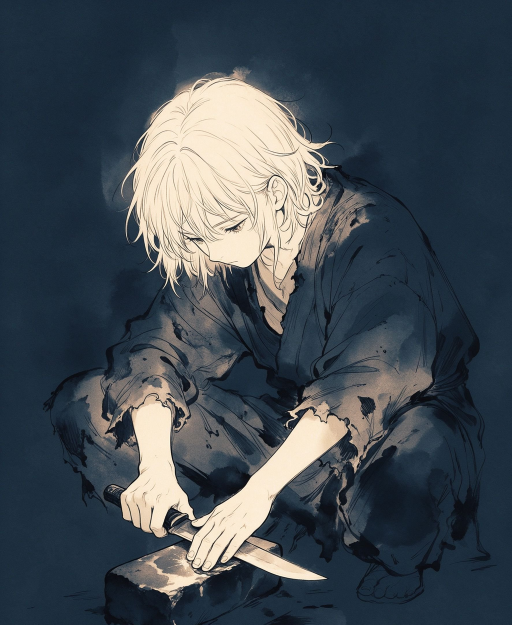
#> input picture tools/ref/v8_style_ref.png, 1024 x 1249 px (shown at 1/2 size)
$ python sketch_ribbon.py ref/v8_style_ref.png out.png
#> lines starting #> are read from the running program, lines starting #| are printed output that depends on the picture
# -*- coding: utf-8 -*-
"""在底图上画一条飘带轮廓，给 img2img 当草图

用法：
  python tools/sketch_ribbon.py <底图> <输出> [起点x,y 控制1x,y 控制2x,y 终点x,y] [--width 40]
坐标用 0-1 的相对值。
"""
import argparse
import math
import os

from PIL import Image, ImageDraw, ImageFilter

RIBBON = (242, 226, 202, 235)


def bezier(p0, p1, p2, p3, t):
    mt = 1 - t
    x = mt**3 * p0[0] + 3 * mt**2 * t * p1[0] + 3 * mt * t**2 * p2[0] + t**3 * p3[0]
    y = mt**3 * p0[1] + 3 * mt**2 * t * p1[1] + 3 * mt * t**2 * p2[1] + t**3 * p3[1]
    return x, y


def main():
    ap = argparse.ArgumentParser()
    ap.add_argument("src")
    ap.add_argument("dst")
    ap.add_argument("pts", nargs="*", type=float, default=[])
    ap.add_argument("--width", type=float, default=46)
    ap.add_argument("--attached", action="store_true",
                    help="飘带从身上长出来：起点细、中段宽、末端收尖")
    args = ap.parse_args()

    im = Image.open(args.src).convert("RGB")
#> im is the input picture: PIL image 1024x1249 RGB; mean R, G, B 66.5, 75.2, 82.7
    W, H = im.size
#> W = 1024; H = 1249
    if len(args.pts) != 8:
        pts = [(0.24, 0.52), (0.42, 0.78), (0.72, 0.10), (0.99, 0.30)]
    else:
        v = args.pts
        pts = [(v[0], v[1]), (v[2], v[3]), (v[4], v[5]), (v[6], v[7])]
    pts = [(x * W, y * H) for x, y in pts]

    layer = Image.new("RGBA", (W, H), (0, 0, 0, 0))
#> layer: PIL image 1024x1249 RGBA; every value is 0
    dr = ImageDraw.Draw(layer)
    n = 220
    prev = None
    for i in range(n + 1):
        t = i / n
        p = bezier(pts[0], pts[1], pts[2], pts[3], t)
        if args.attached:
            w = args.width * (0.22 + 0.78 * math.sin(math.pi * t)) * (1.0 - 0.45 * t)
        else:
            # 宽度：起点粗、末端细，中段有一点收放
            w = args.width * (1.0 - 0.75 * t) * (0.75 + 0.25 * math.sin(t * math.pi * 2.2))
        if prev is not None:
            dr.line([prev, p], fill=RIBBON, width=max(2, int(w)))
        dr.ellipse([p[0] - w / 2, p[1] - w / 2, p[0] + w / 2, p[1] + w / 2], fill=RIBBON)
        prev = p

    if args.attached:
        # 起点画一个“结”，让飘带像是系在腰上
        kx, ky = pts[0]
        dr.ellipse([kx - 9, ky - 9, kx + 9, ky + 9], fill=RIBBON)

    # 再补两条细的尾丝，让模型有“布”的方向感
    for k in (-1, 1):
        prev = None
        for i in range(n + 1):
            t = i / n
            p = bezier(pts[0], pts[1], pts[2], pts[3], t)
            off = math.sin(t * math.pi) * args.width * 0.9 * k
            p = (p[0], p[1] + off)
            if prev is not None:
                dr.line([prev, p], fill=(242, 226, 202, 120), width=2)
            prev = p

    layer = layer.filter(ImageFilter.GaussianBlur(1.2))
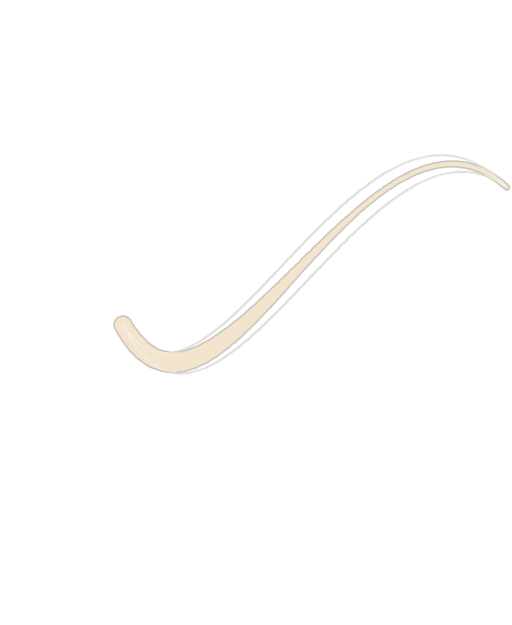
#> layer: PIL image 1024x1249 RGBA (shown at 1/2 size); mean R, G, B, A 4.7, 4.4, 3.9, 4.2; transparent parts drawn white
    out = im.convert("RGBA")
    out.alpha_composite(layer)
    out = out.convert("RGB")
#> out: PIL image 1024x1249 RGB
    os.makedirs(os.path.dirname(os.path.abspath(args.dst)), exist_ok=True)
    out.save(args.dst, "PNG")
    print("sketch:", args.dst, out.size)
#| sketch: out.png (1024, 1249)


if __name__ == "__main__":
    main()
